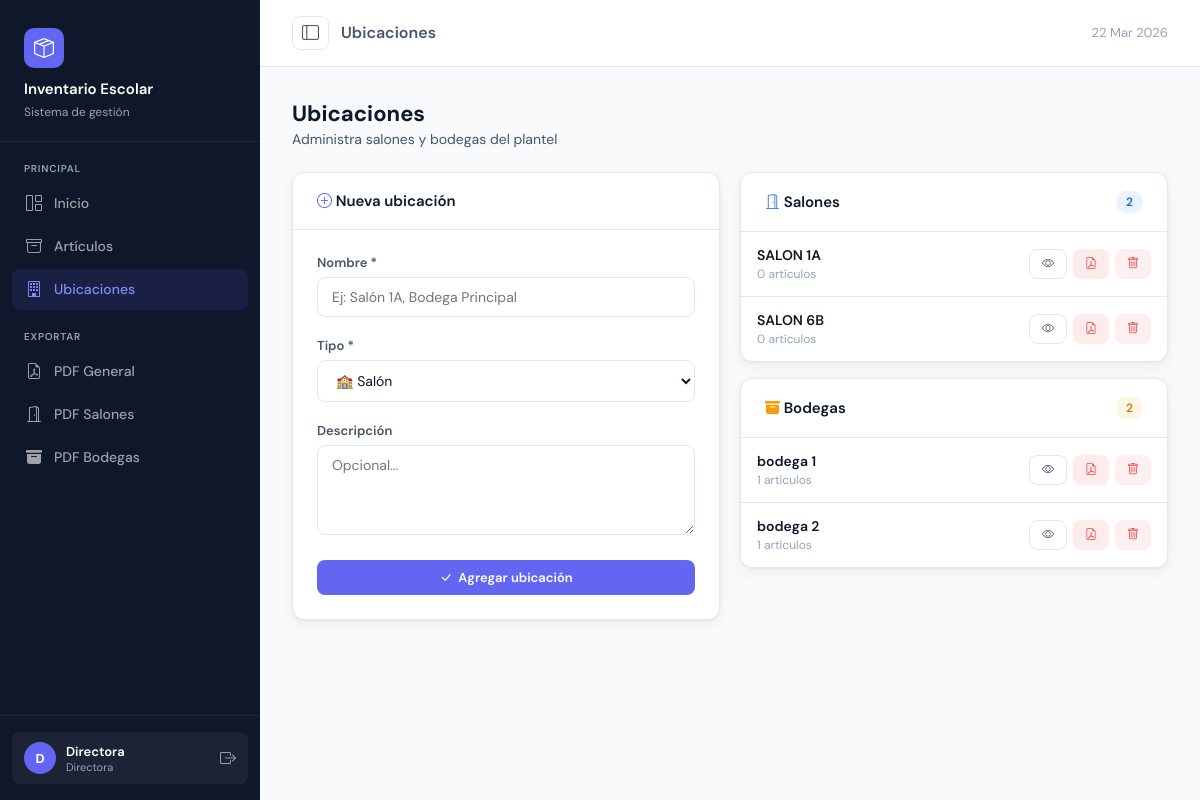
The app's page /inventario/ubicaciones (signed in) with its own data.
### web/models.py (models this page shows)
class Ubicacion(db.Model):
    id = db.Column(db.Integer, primary_key=True)
    nombre = db.Column(db.String(100), nullable=False)
    tipo = db.Column(db.String(20), nullable=False)  # 'salon' o 'bodega'
    descripcion = db.Column(db.Text, nullable=True)
    articulos = db.relationship('Articulo', back_populates='ubicacion', lazy=True)

### web/routes/inventario.py (the view)
@inventario_bp.route('/ubicaciones')
@require_login
def ubicaciones():
    salones = Ubicacion.query.filter_by(tipo='salon').order_by(Ubicacion.nombre).all()
    bodegas = Ubicacion.query.filter_by(tipo='bodega').order_by(Ubicacion.nombre).all()
    return render_template('inventario/ubicaciones.html',
                           salones=salones, bodegas=bodegas, now=datetime.now())

### web/routes/inventario.py (called while the page is built)
def require_login(f):
    from functools import wraps
    @wraps(f)
    def decorated(*args, **kwargs):
        if 'usuario_id' not in session:
            flash('Debes iniciar sesión', 'danger')
            return redirect(url_for('auth.login'))
        return f(*args, **kwargs)
    return decorated

### web/templates/inventario/ubicaciones.html (shortened to what this page needs)
{% extends 'base.html' %}
{% block topbar_title %}Ubicaciones{% endblock %}
{% block content %}
<div class="page-header">
    <div>
        <h2>Ubicaciones</h2>
        <p>Administra salones y bodegas del plantel</p>
    </div>
</div>
<div class="grid-2" style="align-items:start;">
    <div class="card">
        <div class="card-header">
            <span><i class="bi bi-plus-circle" style="color:var(--accent)"></i> Nueva ubicación</span>
        </div>
        <div class="card-body">
            <form method="POST" action="{{ url_for('inventario.agregar_ubicacion') }}">
                <div class="form-group">
                    <label class="form-label">Nombre *</label>
                    <input type="text" name="nombre" class="form-control" placeholder="Ej: Salón 1A, Bodega Principal" required>
                </div>
                <div class="form-group">
                    <label class="form-label">Tipo *</label>
                    <select name="tipo" class="form-select">
                        <option value="salon">🏫 Salón</option>
                    </select>
                </div>
                <div class="form-group">
                    <label class="form-label">Descripción</label>
                    <textarea name="descripcion" class="form-control" rows="2" placeholder="Opcional..."></textarea>
                </div>
                <button type="submit" class="btn btn-primary" style="width:100%;justify-content:center;">
                    <i class="bi bi-check-lg"></i> Agregar ubicación
                </button>
            </form>
        </div>
    </div>
    <div style="display:flex;flex-direction:column;gap:16px;">
        <div class="card">
            <div class="card-header">
                <span><i class="bi bi-door-open" style="color:var(--info)"></i> Salones</span>
                <span class="badge badge-info">{{ salones|length }}</span>
            </div>
            <div class="card-body-flush">
                <table class="data-table">
                    <tbody>
                        {% for s in salones %}
                        <tr>
                            <td>
                                <a href="{{ url_for('inventario.ver_ubicacion', id=s.id) }}"
                                   style="font-weight:600;color:var(--text-1);text-decoration:none;">
                                    {{ s.nombre }}
                                </a>
                                <br>
                                <span style="font-size:12px;color:var(--text-3);">{{ s.articulos|length }} artículos</span>
                            </td>
                            <td style="width:80px;text-align:right;">
                                <div style="display:flex;gap:6px;justify-content:flex-end;">
                                    <a href="{{ url_for('inventario.ver_ubicacion', id=s.id) }}" class="btn btn-ghost btn-icon btn-sm" title="Ver">
                                        <i class="bi bi-eye"></i>
                                    </a>
                                    <a href="{{ url_for('inventario.exportar_pdf', tipo='ubicacion', ubicacion_id=s.id) }}" target="_blank" class="btn btn-icon btn-sm" style="background:rgba(239,68,68,.1);color:var(--danger);border:none;" title="Exportar PDF">
                                        <i class="bi bi-file-earmark-pdf"></i>
                                    </a>
                                    <a href="{{ url_for('inventario.eliminar_ubicacion', id=s.id) }}"
                                       class="btn btn-icon btn-sm" style="background:rgba(239,68,68,.08);color:var(--danger);border:none;"
                                       onclick="return confirm('¿Eliminar «{{ s.nombre }}»?')" title="Eliminar">
                                        <i class="bi bi-trash"></i>
                                    </a>
                                </div>
                            </td>
                        </tr>
                        {% else %}
                        <tr><td><div class="empty-state" style="padding:24px;"><i class="bi bi-door-open"></i><p>Sin salones registrados</p></div></td></tr>
                        {% endfor %}
                    </tbody>
                </table>
            </div>
        </div>
        <div class="card">
            <div class="card-header">
                <span><i class="bi bi-archive-fill" style="color:var(--warning)"></i> Bodegas</span>
                <span class="badge badge-warning">{{ bodegas|length }}</span>
            </div>
            <div class="card-body-flush">
                <table class="data-table">
                    <tbody>
                        {% for b in bodegas %}
                        <tr>
                            <td>
                                <a href="{{ url_for('inventario.ver_ubicacion', id=b.id) }}"
                                   style="font-weight:600;color:var(--text-1);text-decoration:none;">
                                    {{ b.nombre }}
                                </a>
                                <br>
                                <span style="font-size:12px;color:var(--text-3);">{{ b.articulos|length }} artículos</span>
                            </td>
                            <td style="width:80px;text-align:right;">
                                <div style="display:flex;gap:6px;justify-content:flex-end;">
                                    <a href="{{ url_for('inventario.ver_ubicacion', id=b.id) }}" class="btn btn-ghost btn-icon btn-sm" title="Ver">
                                        <i class="bi bi-eye"></i>
                                    </a>
                                    <a href="{{ url_for('inventario.exportar_pdf', tipo='ubicacion', ubicacion_id=b.id) }}" target="_blank" class="btn btn-icon btn-sm" style="background:rgba(239,68,68,.1);color:var(--danger);border:none;" title="Exportar PDF">
                                        <i class="bi bi-file-earmark-pdf"></i>
                                    </a>
                                    <a href="{{ url_for('inventario.eliminar_ubicacion', id=b.id) }}"
                                       class="btn btn-icon btn-sm" style="background:rgba(239,68,68,.08);color:var(--danger);border:none;"
                                       onclick="return confirm('¿Eliminar «{{ b.nombre }}»?')" title="Eliminar">
                                        <i class="bi bi-trash"></i>
                                    </a>
                                </div>
                            </td>
                        </tr>
                        {% else %}
                        <tr><td><div class="empty-state" style="padding:24px;"><i class="bi bi-archive"></i><p>Sin bodegas registradas</p></div></td></tr>
                        {% endfor %}
                    </tbody>
                </table>
            </div>
        </div>
    </div>
</div>
{% endblock %}

### web/templates/base.html (style rules this page uses)
:root { --sidebar-bg: #0f172a; --sidebar-width: 260px; --accent: #6366f1; --accent-light: #818cf8; --accent-soft: rgba(99,102,241,0.12); --surface: #ffffff; --surface-2: #f8fafc; --surface-3: #f1f5f9; --border: #e2e8f0; --text-1: #0f172a; --text-2: #475569; --text-3: #94a3b8; --success: #10b981; --warning: #f59e0b; --danger: #ef4444; --info: #3b82f6; --radius: 12px; --shadow: 0 1px 3px rgba(0,0,0,.06), 0 4px 16px rgba(0,0,0,.06); --shadow-md: 0 4px 6px rgba(0,0,0,.05), 0 10px 30px rgba(0,0,0,.1); }
* { box-sizing: border-box; margin: 0; padding: 0; }
body { font-family: 'DM Sans', sans-serif; background: var(--surface-2); color: var(--text-1); display: flex; min-height: 100vh; }
.card { background: var(--surface); border: 1px solid var(--border); border-radius: var(--radius); box-shadow: var(--shadow); }
.card-header { padding: 18px 24px; border-bottom: 1px solid var(--border); display: flex; align-items: center; justify-content: space-between; font-weight: 600; font-size: 15px; }
.card-body { padding: 24px; }
.card-body-flush { padding: 0; }
.data-table { width: 100%; border-collapse: collapse; }
.data-table td { padding: 14px 16px; font-size: 14px; border-bottom: 1px solid var(--border); vertical-align: middle; }
.data-table tbody tr:last-child td { border-bottom: none; }
.badge { display: inline-flex; align-items: center; padding: 3px 10px; border-radius: 20px; font-size: 12px; font-weight: 600; }
.badge-warning { background: rgba(245,158,11,.1); color: #d97706; }
.badge-info { background: rgba(59,130,246,.1); color: #2563eb; }
.btn { display: inline-flex; align-items: center; gap: 6px; padding: 9px 18px; border-radius: 8px; font-size: 13px; font-weight: 600; border: none; cursor: pointer; text-decoration: none; transition: all .2s; font-family: 'DM Sans', sans-serif; }
.btn-primary { background: var(--accent); color: white; }
.btn-ghost { background: transparent; color: var(--text-2); border: 1px solid var(--border); }
.btn-icon { padding: 7px 9px; }
.btn-sm { padding: 6px 12px; font-size: 12px; }
.form-group { margin-bottom: 20px; }
.form-label { display: block; font-size: 13px; font-weight: 600; color: var(--text-2); margin-bottom: 6px; }
.form-control, .form-select { width: 100%; padding: 10px 14px; border: 1.5px solid var(--border); border-radius: 8px; font-size: 14px; font-family: 'DM Sans', sans-serif; color: var(--text-1); background: var(--surface); transition: border-color .2s, box-shadow .2s; outline: none; }
textarea.form-control { resize: vertical; min-height: 90px; }
.page-header { display: flex; align-items: center; justify-content: space-between; margin-bottom: 24px; }
.page-header h2 { font-size: 22px; font-weight: 700; }
.page-header p { font-size: 14px; color: var(--text-2); margin-top: 2px; }
.grid-2 { display: grid; grid-template-columns: 1fr 1fr; gap: 20px; }
.page-content > * { animation: fadeUp .35s ease both; }
.page-content > *:nth-child(2) { animation-delay: .05s; }

### records on screen
Ubicacion: nombre "SALON 1A", articulos|length "0"
Ubicacion: nombre "SALON 6B", articulos|length "0"
Ubicacion: nombre "bodega 1", articulos|length "1"
Ubicacion: nombre "bodega 2", articulos|length "1"

### other values on screen
{{ session.usuario_nombre[0] | upper }} "D"
{{ session.usuario_nombre }} "Directora"
{{ salones|length }} "2"
{{ bodegas|length }} "2"
